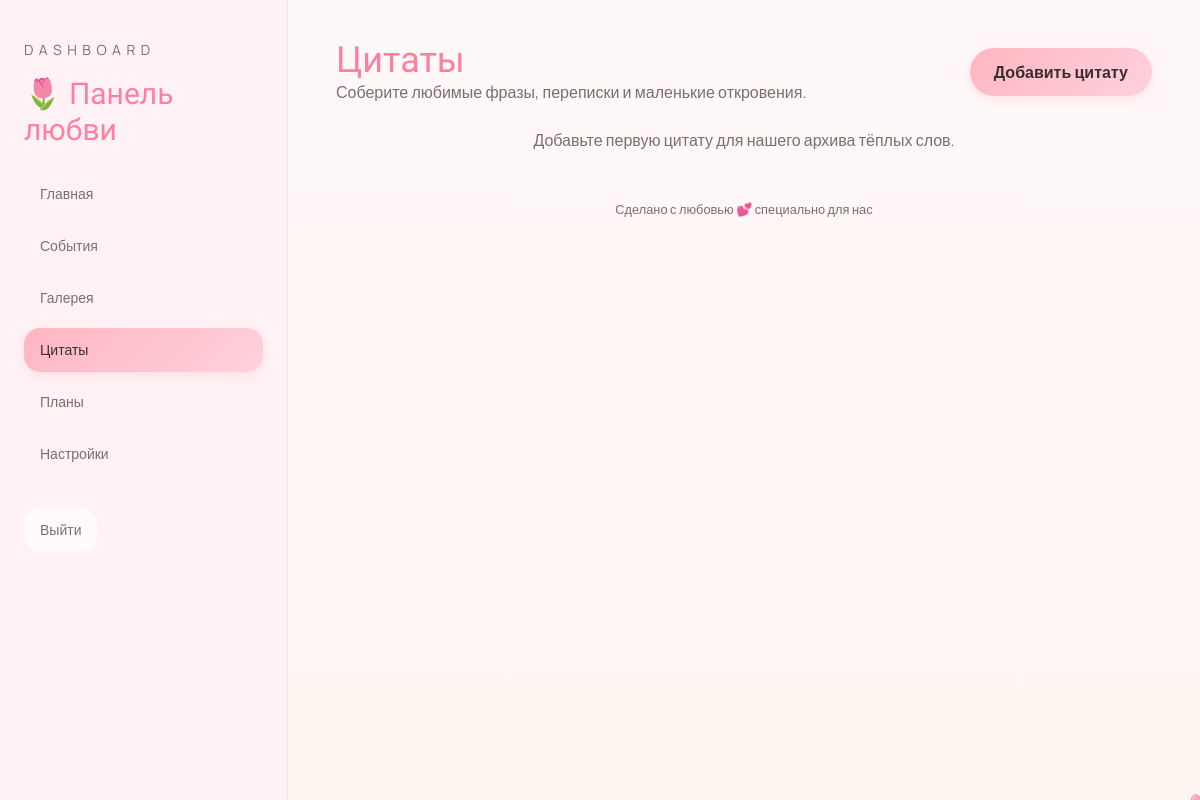
/dashboard/quotes/ (signed in), run on an earlier commit of the app's database.
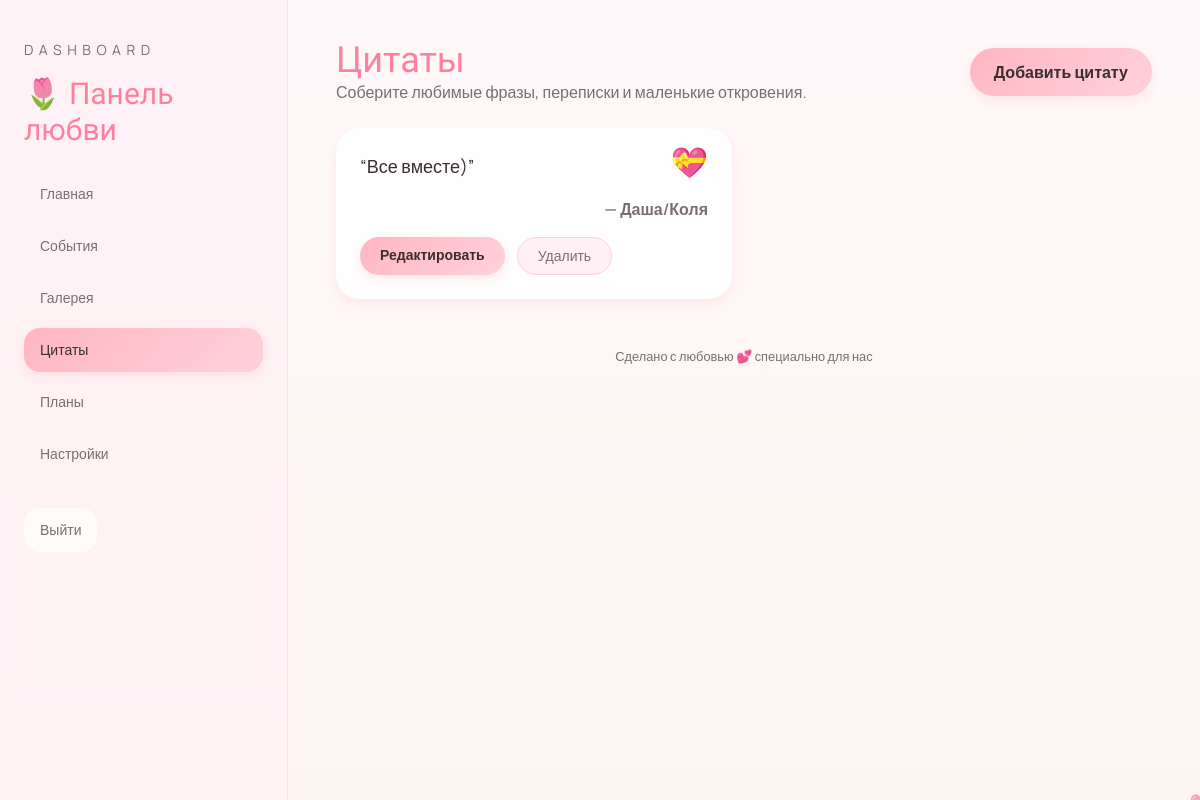
And on a later commit of the database.
### memories/models.py (models this page shows, shortened)
class Quote(models.Model):
    text = models.TextField("Текст")
    author = models.CharField("Автор", max_length=100)
    class Meta:
        ordering = ["author"]
        verbose_name = "Цитата"
        verbose_name_plural = "Цитаты"

### dashboard/views.py (the view)
# urls.py: path("quotes/", views.quote_list, name="quotes"),
@login_required
def quote_list(request: HttpRequest) -> HttpResponse:
    quotes = Quote.objects.order_by("author")
    return render(request, "dashboard/quotes/list.html", {"quotes": quotes})

### dashboard/templates/dashboard/quotes/list.html (shortened to what this page needs)
{% extends "dashboard/base.html" %}
{% block content %}
<section class="fade-up space-y-6">
    <div class="flex flex-col md:flex-row md:items-center md:justify-between gap-4">
        <div>
            <h2 class="text-4xl">Цитаты</h2>
            <p class="text-[#7A6F6F]">Соберите любимые фразы, переписки и маленькие откровения.</p>
        </div>
        <a href="{% url 'dashboard:quote-create' %}" class="btn-romantic inline-flex items-center gap-2">Добавить цитату</a>
    </div>
    <div class="grid lg:grid-cols-2 gap-6">
        {% for quote in quotes %}
        <article class="card p-6 relative">
            <span class="absolute top-4 right-6 text-3xl">💝</span>
            <p class="text-lg text-[#3A2E2E] leading-relaxed">“{{ quote.text }}”</p>
            <footer class="mt-4 text-right text-[#7A6F6F] font-semibold">— {{ quote.author }}</footer>
            <div class="flex flex-wrap gap-3 pt-4">
                <a href="{% url 'dashboard:quote-edit' quote.pk %}" class="btn-romantic px-5 py-2 text-sm">Редактировать</a>
                <form method="post" action="{% url 'dashboard:quote-delete' quote.pk %}">
                    <button type="submit" class="px-5 py-2 rounded-full text-sm bg-[#FFF0F5] text-[#7A6F6F] border border-[#FFD1DC] hover:bg-[#FFD1DC]/70 transition">Удалить</button>
                </form>
            </div>
        </article>
        {% empty %}
        <p class="text-center text-[#7A6F6F] col-span-full">Добавьте первую цитату для нашего архива тёплых слов.</p>
        {% endfor %}
    </div>
</section>
{% endblock %}

What changed in the data, as far as the page shows it:
added Quote: text "Все вместе)", author "Даша/Коля"
Also different on the page:
text no longer shown: "Добавьте первую цитату для нашего архива тёплых слов."
